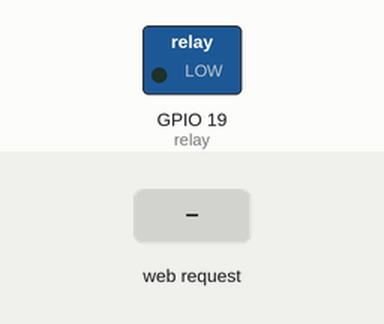
The sketch below on a simulated ESP32. Parts: switched loads named in the sketch (green lamp = pin HIGH). The test bench sets the inputs (shaded band). WiFi joins after 1.5 s; servers stay silent unless stated; what the sketch prints to the serial monitor is not drawn.

Above: at 3.7 s.
3.8 s: HTTP request GET /off received
At 5.0 s:
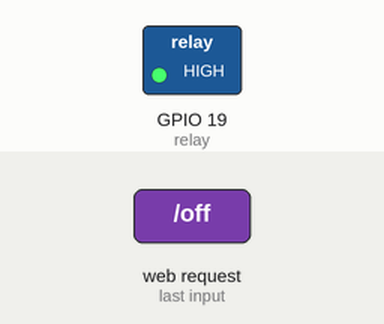
5.3 s: HTTP request GET /on received
At 6.2 s:
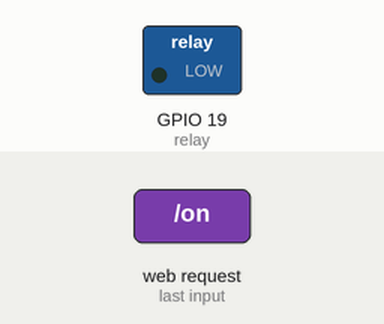
Timing chart, 0 to 8.3 s (numbered marks = the images above; inputs shaded):
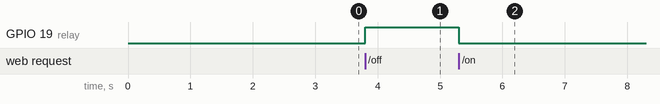

The sketch:

sketch_apr3a.ino
```cpp
#include <WiFi.h>

// Replace with your WiFi credentials
const char* ssid = "vivoV29";
const char* password = "11111111";
const int relay = 19;

WiFiServer server(80); // Create a server on port 80

void setup() {
  Serial.begin(115200); // Start serial communication
  delay(1000);
  pinMode(relay,OUTPUT);
  Serial.print("Connecting to WiFi..");
  WiFi.begin(ssid, password);
  while (WiFi.status() != WL_CONNECTED) {
    Serial.print(".");
    delay(500);
  }
  Serial.println("Connected!");
  Serial.print("IP Address: ");
  Serial.println(WiFi.localIP());

  server.begin(); // Start the server
}

void loop() {
  WiFiClient client = server.available(); // Check for incoming requests

  if (client) {
    Serial.println("Client connected!");
    String request = client.readStringUntil('\r'); // Read the request line
    request.trim();

    // Handle different request types (e.g., GET, POST)
    if (request.indexOf("/on") != -1 && request.startsWith("GET")) {
      // Send sensor data or other information in response to a GET request at /data
      String response = "{'sensor1': 10, 'sensor2': 20}"; // Replace with actual data
      //pin handle
      digitalWrite(relay,LOW);
      //http handle
      client.println("HTTP/1.1 200 OK");
      client.println("Content-Type: application/json");
      client.println("Content-Length: " + response.length());
      client.println();
      client.println(response);
    }

        if (request.indexOf("/off") != -1 && request.startsWith("GET")) {
              //pin handle
       digitalWrite(relay,HIGH);
      // Send sensor data or other information in response to a GET request at /data
      String response = "{'sensor1': 10, 'sensor2': 20}"; // Replace with actual data
      client.println("HTTP/1.1 200 OK");
      client.println("Content-Type: application/json");
      client.println("Content-Length: " + response.length());
      client.println();
      client.println(response);
    }

    client.stop(); // Stop serving this client
  }
}
```

Measured:
- after the input at 3.8 s, GPIO 19 (relay): LOW → HIGH at once
- after the input at 5.3 s, GPIO 19 (relay): HIGH → LOW at once
